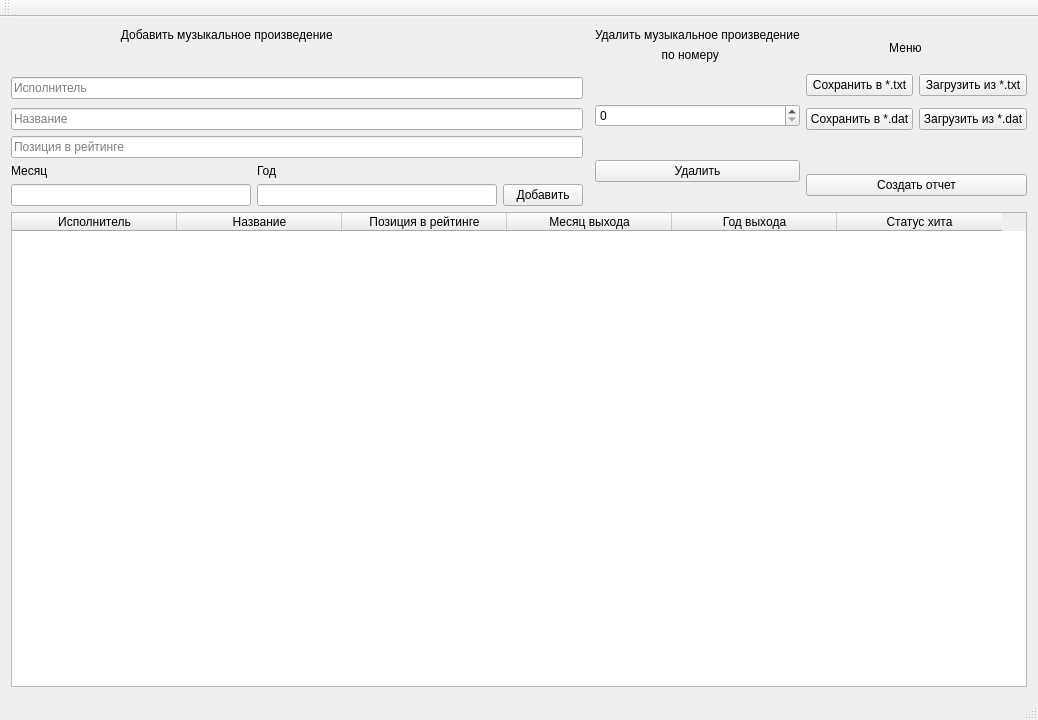
<?xml version="1.0" encoding="UTF-8"?>
<ui version="4.0">
 <class>MainWindow</class>
 <widget class="QMainWindow" name="MainWindow">
  <property name="geometry">
   <rect>
    <x>0</x>
    <y>0</y>
    <width>1038</width>
    <height>720</height>
   </rect>
  </property>
  <property name="windowTitle">
   <string>MainWindow</string>
  </property>
  <widget class="QWidget" name="centralWidget">
   <layout class="QGridLayout" name="gridLayout">
    <item row="8" column="2">
     <widget class="QPushButton" name="pushButton">
      <property name="text">
       <string>Добавить</string>
      </property>
     </widget>
    </item>
    <item row="3" column="0" rowspan="2" colspan="3">
     <widget class="QLineEdit" name="lineEdit">
      <property name="inputMask">
       <string/>
      </property>
      <property name="text">
       <string/>
      </property>
      <property name="placeholderText">
       <string>Исполнитель</string>
      </property>
     </widget>
    </item>
    <item row="4" column="4" rowspan="2">
     <widget class="QSpinBox" name="spinBox"/>
    </item>
    <item row="1" column="4">
     <widget class="QLabel" name="label_4">
      <property name="text">
       <string>                    по номеру</string>
      </property>
     </widget>
    </item>
    <item row="3" column="6">
     <widget class="QPushButton" name="pushButton_4">
      <property name="text">
       <string>Загрузить из *.txt</string>
      </property>
     </widget>
    </item>
    <item row="8" column="1">
     <widget class="QLineEdit" name="lineEdit_5">
      <property name="placeholderText">
       <string/>
      </property>
     </widget>
    </item>
    <item row="8" column="0">
     <widget class="QLineEdit" name="lineEdit_4">
      <property name="placeholderText">
       <string/>
      </property>
     </widget>
    </item>
    <item row="3" column="5">
     <widget class="QPushButton" name="pushButton_3">
      <property name="text">
       <string>Сохранить в *.txt</string>
      </property>
     </widget>
    </item>
    <item row="7" column="1">
     <widget class="QLabel" name="label_6">
      <property name="text">
       <string>Год</string>
      </property>
     </widget>
    </item>
    <item row="5" column="6">
     <widget class="QPushButton" name="pushButton_6">
      <property name="text">
       <string>Загрузить из *.dat</string>
      </property>
     </widget>
    </item>
    <item row="9" column="0" colspan="7">
     <widget class="QTableWidget" name="tableWidget">
      <property name="autoFillBackground">
       <bool>true</bool>
      </property>
      <property name="dragEnabled">
       <bool>false</bool>
      </property>
      <property name="sortingEnabled">
       <bool>true</bool>
      </property>
      <attribute name="horizontalHeaderCascadingSectionResizes">
       <bool>false</bool>
      </attribute>
      <attribute name="horizontalHeaderDefaultSectionSize">
       <number>165</number>
      </attribute>
      <attribute name="horizontalHeaderShowSortIndicator" stdset="0">
       <bool>true</bool>
      </attribute>
      <attribute name="horizontalHeaderStretchLastSection">
       <bool>false</bool>
      </attribute>
      <column>
       <property name="text">
        <string>Исполнитель</string>
       </property>
      </column>
      <column>
       <property name="text">
        <string>Название</string>
       </property>
      </column>
      <column>
       <property name="text">
        <string>Позиция в рейтинге</string>
       </property>
      </column>
      <column>
       <property name="text">
        <string>Месяц выхода</string>
       </property>
      </column>
      <column>
       <property name="text">
        <string>Год выхода</string>
       </property>
      </column>
      <column>
       <property name="text">
        <string>Статус хита</string>
       </property>
      </column>
     </widget>
    </item>
    <item row="6" column="4" rowspan="3">
     <widget class="QPushButton" name="pushButton_2">
      <property name="text">
       <string>Удалить</string>
      </property>
     </widget>
    </item>
    <item row="0" column="4">
     <widget class="QLabel" name="label_2">
      <property name="text">
       <string>Удалить музыкальное произведение</string>
      </property>
     </widget>
    </item>
    <item row="5" column="5">
     <widget class="QPushButton" name="pushButton_5">
      <property name="text">
       <string>Сохранить в *.dat</string>
      </property>
     </widget>
    </item>
    <item row="5" column="0" colspan="3">
     <widget class="QLineEdit" name="lineEdit_2">
      <property name="inputMask">
       <string/>
      </property>
      <property name="text">
       <string/>
      </property>
      <property name="placeholderText">
       <string>Название</string>
      </property>
     </widget>
    </item>
    <item row="7" column="0">
     <widget class="QLabel" name="label_5">
      <property name="text">
       <string>Месяц</string>
      </property>
     </widget>
    </item>
    <item row="6" column="0" colspan="3">
     <widget class="QLineEdit" name="lineEdit_3">
      <property name="inputMask">
       <string/>
      </property>
      <property name="text">
       <string/>
      </property>
      <property name="frame">
       <bool>true</bool>
      </property>
      <property name="placeholderText">
       <string>Позиция в рейтинге</string>
      </property>
     </widget>
    </item>
    <item row="0" column="5" rowspan="3" colspan="2">
     <widget class="QLabel" name="label_3">
      <property name="text">
       <string>                         Меню</string>
      </property>
     </widget>
    </item>
    <item row="0" column="0" colspan="3">
     <widget class="QLabel" name="label">
      <property name="text">
       <string>                                 Добавить музыкальное произведение</string>
      </property>
     </widget>
    </item>
    <item row="7" column="5" rowspan="2" colspan="2">
     <widget class="QPushButton" name="pushButton_7">
      <property name="text">
       <string>Создать отчет</string>
      </property>
     </widget>
    </item>
   </layout>
  </widget>
  <widget class="QMenuBar" name="menuBar">
   <property name="geometry">
    <rect>
     <x>0</x>
     <y>0</y>
     <width>1038</width>
     <height>25</height>
    </rect>
   </property>
  </widget>
  <widget class="QToolBar" name="mainToolBar">
   <attribute name="toolBarArea">
    <enum>TopToolBarArea</enum>
   </attribute>
   <attribute name="toolBarBreak">
    <bool>false</bool>
   </attribute>
  </widget>
  <widget class="QStatusBar" name="statusBar"/>
 </widget>
 <layoutdefault spacing="6" margin="11"/>
 <resources/>
 <connections/>
</ui>
